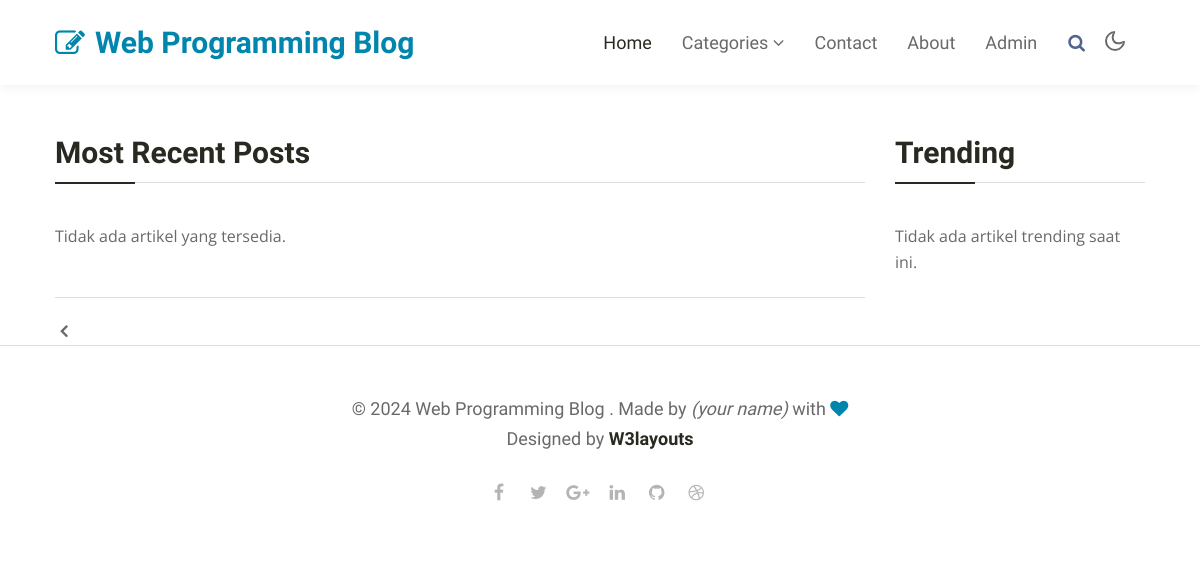
The app's page /?page=3, older data.
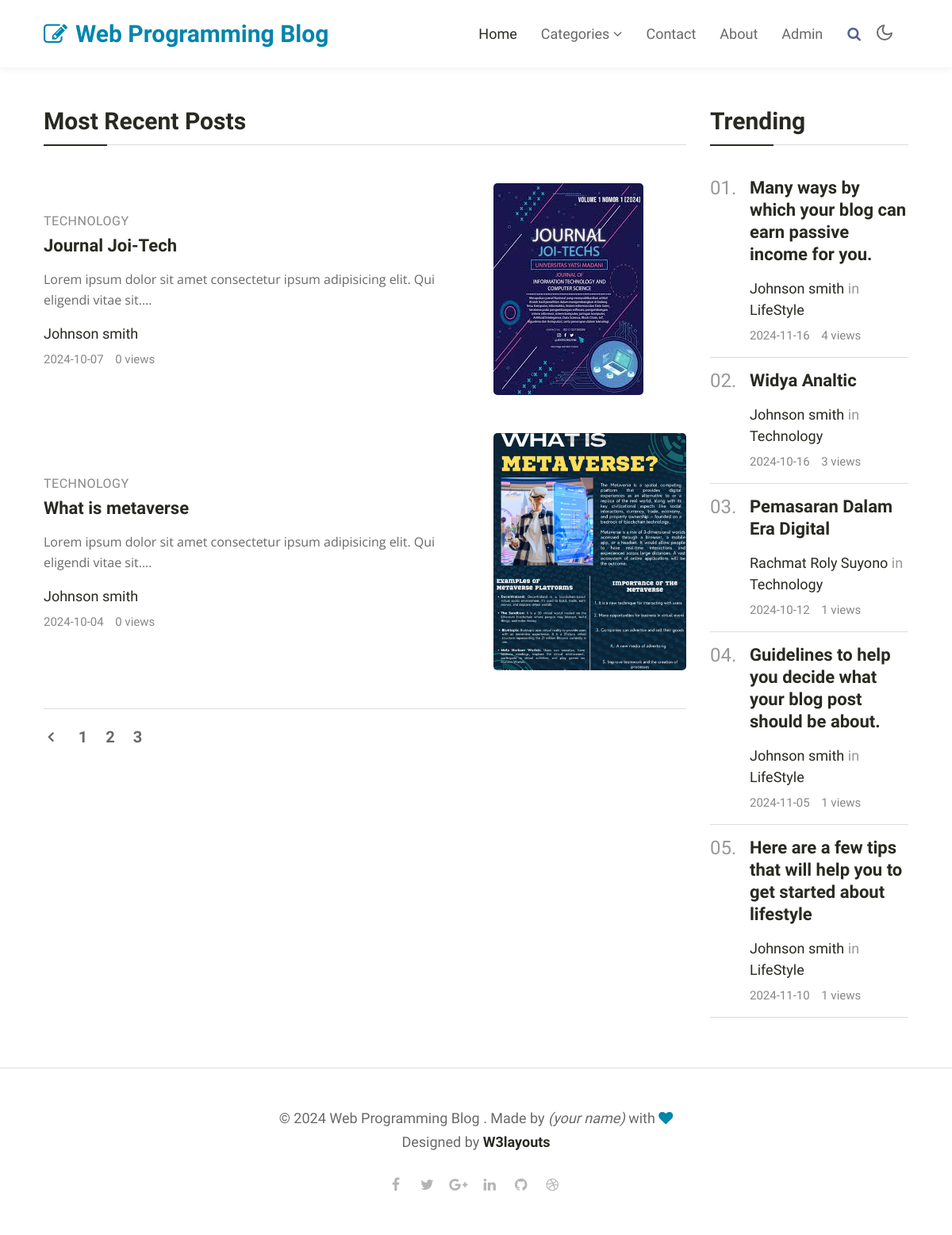
The same page, newer data.
### tables this page shows
CREATE TABLE `artikel` (
  `id` int(11) NOT NULL,
  `judul` varchar(250) NOT NULL,
  `isi` text NOT NULL,
  `kategori` enum('Technology','LifeStyle') NOT NULL,
  `author` varchar(250) NOT NULL,
  `tanggal_publikasi` date NOT NULL,
  `images` varchar(250) NOT NULL,
  `views` int(250) NOT NULL
);

### route/trending.php (the view, shortened to what this page needs)
<?php
$host = 'localhost';
$user = 'root';
$password = '';
$dbname = 'uas5a';
$conn = new mysqli($host, $user, $password, $dbname);
$sql = "SELECT * FROM artikel ORDER BY views DESC LIMIT 5";
$result = $conn->query($sql);
?>
<div class="trending-all-categories">
    <?php if ($result->num_rows > 0): ?>
        <?php $counter = 1; ?>
        <?php while($row = $result->fetch_assoc()): ?>
            <div class="grids5-info">
                <h4><?= sprintf('%02d', $counter) ?>.</h4>
                <div class="blog-info">
                <a href="detail.php?id=<?= $row['id'] ?>" class="blog-desc mt-0"><?= htmlspecialchars($row['judul']) ?></a>
                    <div class="author align-items-center mt-2 mb-1">
                        <a href="#author"><?= htmlspecialchars($row['author']) ?></a> in <a href="#url"><?= htmlspecialchars($row['kategori']) ?></a>
                    </div>
                    <ul class="blog-meta">
                        <li class="meta-item blog-lesson">
                            <span class="meta-value"><?= htmlspecialchars($row['tanggal_publikasi']) ?></span>
                        </li>
                        <li class="meta-item blog-students">
                            <span class="meta-value"><?= htmlspecialchars($row['views']) ?> views</span>
                        </li>
                    </ul>
                </div>
            </div>
            <?php $counter++; ?>
        <?php endwhile; ?>
    <?php else: ?>
        <p>Tidak ada artikel trending saat ini.</p>
    <?php endif; ?>
</div>

### route/artikel.php (shortened to what this page needs)
<?php
$host = 'localhost';
$user = 'root';
$password = '';
$dbname = 'uas5a';
$conn = new mysqli($host, $user, $password, $dbname);
$articlesPerPage = 5;
$page = isset($_GET['page']) ? (int)$_GET['page'] : 1;
$offset = ($page - 1) * $articlesPerPage;
$totalArticlesSql = "SELECT COUNT(*) as total FROM artikel";
$totalArticlesResult = $conn->query($totalArticlesSql);
$totalArticlesRow = $totalArticlesResult->fetch_assoc();
$totalArticles = $totalArticlesRow['total'];
$totalPages = ceil($totalArticles / $articlesPerPage);
$sql = "SELECT * FROM artikel ORDER BY tanggal_publikasi DESC LIMIT $offset, $articlesPerPage";
$result = $conn->query($sql);
?>
<div class="list-view">
    <?php if ($result->num_rows > 0): ?>
        <?php while($row = $result->fetch_assoc()): ?>
            <div class="grids5-info img-block-mobile mt-5">
                <div class="blog-info align-self">
                    <span class="category"><?= htmlspecialchars($row['kategori']) ?></span>
                    <a href="detail.php?id=<?= $row['id'] ?>" class="blog-desc mt-0"><?= htmlspecialchars($row['judul']) ?></a>
                    <p><?= htmlspecialchars(substr($row['isi'], 0, 100)) ?>...</p>
                    <div class="author align-items-center mt-3 mb-1">
                        <a href="#author"><?= htmlspecialchars($row['author']) ?></a>
                    </div>
                    <ul class="blog-meta">
                        <li class="meta-item blog-lesson">
                            <span class="meta-value"><?= htmlspecialchars($row['tanggal_publikasi']) ?></span>
                        </li>
                        <li class="meta-item blog-students">
                            <span class="meta-value"><?= htmlspecialchars($row['views']) ?> views</span>
                        </li>
                    </ul>
                </div>
                <a href="#blog-single" class="d-block zoom mt-md-0 mt-3">
                    <img src="<?= htmlspecialchars($row['images']) ?>" alt="Gambar Artikel" class="img-fluid radius-image news-image">
                </a>
            </div>
        <?php endwhile; ?>
    <?php else: ?>
        <p>Tidak ada artikel yang tersedia.</p>
    <?php endif; ?>
</div>
<div class="pagination-wrapper mt-5">
    <ul class="page-pagination">
        <?php if ($page > 1): ?>
            <li><a class="next" href="?page=<?= $page - 1 ?>"><span class="fa fa-angle-left"></span></a></li>
        <?php endif; ?>
        <?php for ($i = 1; $i <= $totalPages; $i++): ?>
            <li>
                <a class="page-numbers <?= ($i == $page) ? 'current' : '' ?>" href="?page=<?= $i ?>">
                    <?= $i ?>
                </a>
            </li>
        <?php endfor; ?>
    </ul>
</div>

Row changes from the older to the newer data that the page shows:
added artikel: kategori "TECHNOLOGY", judul "Journal Joi-Tech", isi "Lorem ipsum dolor sit amet consectetur ipsum adipisicing elit. Qui eligendi vitae sit.", author "Johnson smith", tanggal_publikasi "2024-10-07", views "0", images (picture), shown under "Most Recent Posts"
added artikel: kategori "TECHNOLOGY", judul "What is metaverse", isi "Lorem ipsum dolor sit amet consectetur ipsum adipisicing elit. Qui eligendi vitae sit.", author "Johnson smith", tanggal_publikasi "2024-10-04", views "0", images (picture), shown under "Most Recent Posts"
added artikel: judul "Many ways by which your blog can earn passive income for you.", author "Johnson smith", kategori "LifeStyle", tanggal_publikasi "2024-11-16", views "4", shown under "Trending"
added artikel: judul "Widya Analtic", author "Johnson smith", kategori "Technology", tanggal_publikasi "2024-10-16", views "3", shown under "Trending"
added artikel: judul "Pemasaran Dalam Era Digital", author "Rachmat Roly Suyono", kategori "Technology", tanggal_publikasi "2024-10-12", views "1", shown under "Trending"
added artikel: judul "Guidelines to help you decide what your blog post should be about.", author "Johnson smith", kategori "LifeStyle", tanggal_publikasi "2024-11-05", views "1", shown under "Trending"
added artikel: judul "Here are a few tips that will help you to get started about lifestyle", author "Johnson smith", kategori "LifeStyle", tanggal_publikasi "2024-11-10", views "1", shown under "Trending"
Text that changed along with them:
new list line: "1"
new list line: "2"
new list line: "3"
text no longer shown: "Tidak ada artikel yang tersedia. Tidak ada artikel trending saat ini."
